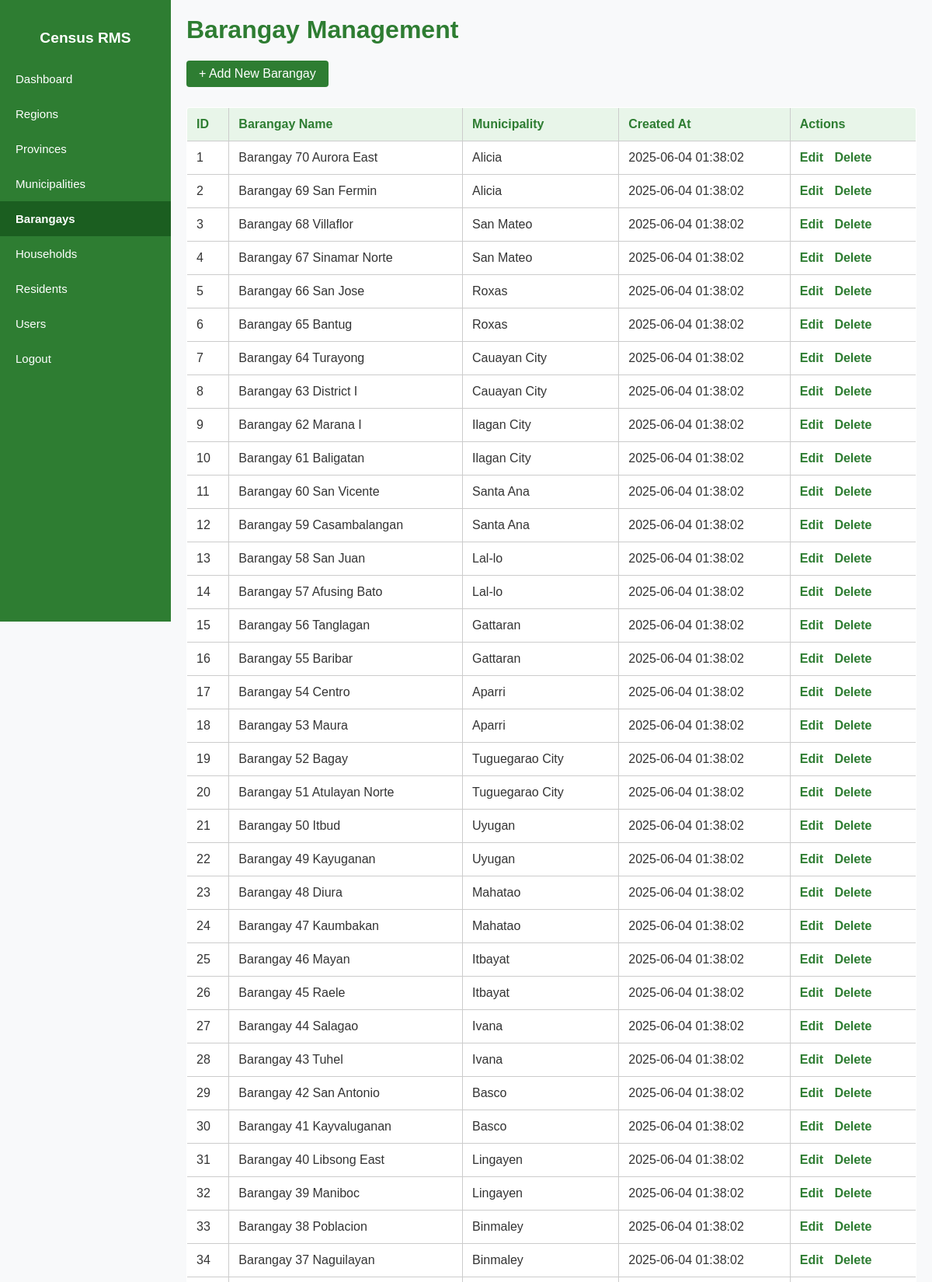
The page /barangays/index.php (signed in, upper part) on the database its author committed.
### tables this page shows
CREATE TABLE `barangays` (
  `id` int(11) NOT NULL,
  `name` varchar(100) NOT NULL,
  `code` varchar(10) NOT NULL,
  `municipality_id` int(11) DEFAULT NULL,
  `created_at` datetime DEFAULT current_timestamp()
);

CREATE TABLE `municipalities` (
  `id` int(11) NOT NULL,
  `name` varchar(100) NOT NULL,
  `code` varchar(10) NOT NULL,
  `province_id` int(11) DEFAULT NULL,
  `created_at` datetime DEFAULT current_timestamp()
);

### barangays/index.php (the view, shortened to what this page needs)
<?php
require '../config/db.php';
$stmt = $pdo->query("
  SELECT b.id, b.name AS barangay_name, m.name AS municipality_name, b.created_at
  FROM barangays b
  JOIN municipalities m ON b.municipality_id = m.id
  ORDER BY b.id DESC
");
$barangays = $stmt->fetchAll();
?>
<!DOCTYPE html>
<html lang="en">
<head>
  <link rel="stylesheet" href="../assets/css/style.css">
</head>
<body>
<?php include '../includes/sidebar.php'; ?>
<div class="main-content">
  <h1>Barangay Management</h1>
  <a class="add-button" href="create.php">+ Add New Barangay</a>
  <table>
    <thead>
      <tr>
        <th>ID</th>
        <th>Barangay Name</th>
        <th>Municipality</th>
        <th>Created At</th>
        <th>Actions</th>
      </tr>
    </thead>
    <tbody>
      <?php if ($barangays): ?>
        <?php $no = 1; ?>
        <?php foreach ($barangays as $barangay): ?>
          <tr>
            <td><?= $no++ ?></td>
            <td><?= htmlspecialchars($barangay['barangay_name']) ?></td>
            <td><?= htmlspecialchars($barangay['municipality_name']) ?></td>
            <td><?= $barangay['created_at'] ?? '—' ?></td>
            <td class="actions">
              <a href="edit.php?id=<?= $barangay['id'] ?>">Edit</a>
              <a href="delete.php?id=<?= $barangay['id'] ?>" onclick="return confirm('Are you sure?')">Delete</a>
            </td>
          </tr>
        <?php endforeach; ?>
      <?php else: ?>
        <tr><td colspan="5">No barangays found.</td></tr>
      <?php endif; ?>
    </tbody>
  </table>
</div>
</body>
</html>

### assets/css/style.css (style rules this page uses)
body { font-family: 'Poppins', sans-serif; margin: 0; padding: 0; background: #ffffff; color: #333; }

### barangays/index.php (style rules this page uses)
body { font-family: Arial, sans-serif; background: #f8f9fa; margin: 0; }
.main-content { margin-left: 220px; padding: 20px; }
h1 { color: #2e7d32; margin-top: 0; }
.actions a { margin-right: 10px; color: #2e7d32; text-decoration: none; font-weight: bold; }
table { width: 100%; border-collapse: collapse; margin-top: 1rem; background: white; border-radius: 4px; overflow: hidden; }
table, th, td { border: 1px solid #ccc; }
th { background: #e8f5e9; color: #2e7d32; }
th, td { padding: 12px; text-align: left; }
.add-button { display: inline-block; background: #2e7d32; color: white; padding: 8px 16px; border-radius: 4px; text-decoration: none; margin-bottom: 10px; }

### includes/sidebar.php (style rules this page uses)
.main-content { margin-left: 220px; padding: 20px; }

### rows shown on the page
barangays: name "Barangay 70 Aurora East", municipality.name "Alicia", created_at "2025-06-04 01:38:02"
barangays: name "Barangay 69 San Fermin", municipality.name "Alicia", created_at "2025-06-04 01:38:02"
barangays: name "Barangay 68 Villaflor", municipality.name "San Mateo", created_at "2025-06-04 01:38:02"
barangays: name "Barangay 67 Sinamar Norte", municipality.name "San Mateo", created_at "2025-06-04 01:38:02"
barangays: name "Barangay 66 San Jose", municipality.name "Roxas", created_at "2025-06-04 01:38:02"
barangays: name "Barangay 65 Bantug", municipality.name "Roxas", created_at "2025-06-04 01:38:02"
barangays: name "Barangay 64 Turayong", municipality.name "Cauayan City", created_at "2025-06-04 01:38:02"
barangays: name "Barangay 63 District I", municipality.name "Cauayan City", created_at "2025-06-04 01:38:02"
barangays: name "Barangay 62 Marana I", municipality.name "Ilagan City", created_at "2025-06-04 01:38:02"
barangays: name "Barangay 61 Baligatan", municipality.name "Ilagan City", created_at "2025-06-04 01:38:02"
barangays: name "Barangay 60 San Vicente", municipality.name "Santa Ana", created_at "2025-06-04 01:38:02"
barangays: name "Barangay 59 Casambalangan", municipality.name "Santa Ana", created_at "2025-06-04 01:38:02"
barangays: name "Barangay 58 San Juan", municipality.name "Lal-lo", created_at "2025-06-04 01:38:02"
barangays: name "Barangay 57 Afusing Bato", municipality.name "Lal-lo", created_at "2025-06-04 01:38:02"
barangays: name "Barangay 56 Tanglagan", municipality.name "Gattaran", created_at "2025-06-04 01:38:02"
barangays: name "Barangay 55 Baribar", municipality.name "Gattaran", created_at "2025-06-04 01:38:02"
barangays: name "Barangay 54 Centro", municipality.name "Aparri", created_at "2025-06-04 01:38:02"
barangays: name "Barangay 53 Maura", municipality.name "Aparri", created_at "2025-06-04 01:38:02"
barangays: name "Barangay 52 Bagay", municipality.name "Tuguegarao City", created_at "2025-06-04 01:38:02"
barangays: name "Barangay 51 Atulayan Norte", municipality.name "Tuguegarao City", created_at "2025-06-04 01:38:02"
barangays: name "Barangay 50 Itbud", municipality.name "Uyugan", created_at "2025-06-04 01:38:02"
barangays: name "Barangay 49 Kayuganan", municipality.name "Uyugan", created_at "2025-06-04 01:38:02"
barangays: name "Barangay 48 Diura", municipality.name "Mahatao", created_at "2025-06-04 01:38:02"
barangays: name "Barangay 47 Kaumbakan", municipality.name "Mahatao", created_at "2025-06-04 01:38:02"
barangays: name "Barangay 46 Mayan", municipality.name "Itbayat", created_at "2025-06-04 01:38:02"
barangays: name "Barangay 45 Raele", municipality.name "Itbayat", created_at "2025-06-04 01:38:02"
barangays: name "Barangay 44 Salagao", municipality.name "Ivana", created_at "2025-06-04 01:38:02"
barangays: name "Barangay 43 Tuhel", municipality.name "Ivana", created_at "2025-06-04 01:38:02"
barangays: name "Barangay 42 San Antonio", municipality.name "Basco", created_at "2025-06-04 01:38:02"
barangays: name "Barangay 41 Kayvaluganan", municipality.name "Basco", created_at "2025-06-04 01:38:02"
barangays: name "Barangay 40 Libsong East", municipality.name "Lingayen", created_at "2025-06-04 01:38:02"
barangays: name "Barangay 39 Maniboc", municipality.name "Lingayen", created_at "2025-06-04 01:38:02"
barangays: name "Barangay 38 Poblacion", municipality.name "Binmaley", created_at "2025-06-04 01:38:02"
barangays: name "Barangay 37 Naguilayan", municipality.name "Binmaley", created_at "2025-06-04 01:38:02"
